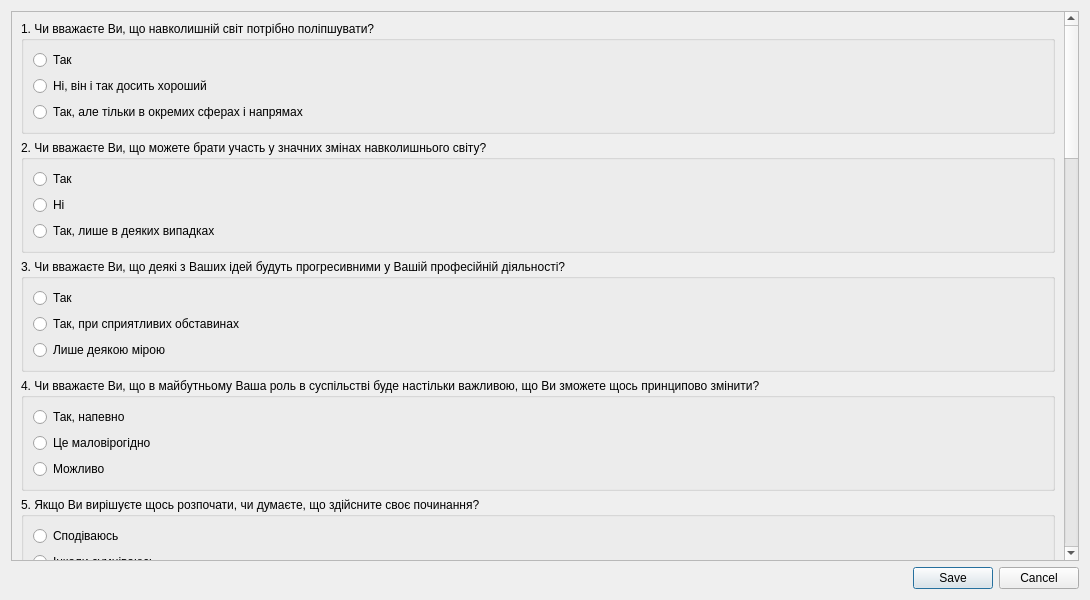
<?xml version="1.0" encoding="UTF-8"?>
<ui version="4.0">
 <class>Test5Dialog</class>
 <widget class="QDialog" name="Test5Dialog">
  <property name="geometry">
   <rect>
    <x>0</x>
    <y>0</y>
    <width>1090</width>
    <height>600</height>
   </rect>
  </property>
  <property name="windowTitle">
   <string>Особистісно-творчий тест</string>
  </property>
  <layout class="QVBoxLayout" name="verticalLayout">
   <item>
    <widget class="QScrollArea" name="scrollArea">
     <property name="verticalScrollBarPolicy">
      <enum>Qt::ScrollBarAsNeeded</enum>
     </property>
     <property name="horizontalScrollBarPolicy">
      <enum>Qt::ScrollBarAsNeeded</enum>
     </property>
     <property name="widgetResizable">
      <bool>true</bool>
     </property>
     <widget class="QWidget" name="scrollAreaWidgetContents">
      <property name="geometry">
       <rect>
        <x>0</x>
        <y>-1621</y>
        <width>1054</width>
        <height>2172</height>
       </rect>
      </property>
      <layout class="QGridLayout" name="gridLayout_6">
       <item row="7" column="0">
        <widget class="QGroupBox" name="groupBox_5">
         <property name="title">
          <string>8. Якщо незнайома справа сподобалась Вам, чи хочете Ви дізнатися про неї більше?</string>
         </property>
         <layout class="QGridLayout" name="gridLayout_10">
          <item row="1" column="0">
           <widget class="QRadioButton" name="rb82">
            <property name="text">
             <string>Ні, хочу навчитися тільки основному в цій справі</string>
            </property>
           </widget>
          </item>
          <item row="2" column="0">
           <widget class="QRadioButton" name="rb83">
            <property name="text">
             <string>Ні, хочу тільки задовольнити свою цікавість</string>
            </property>
           </widget>
          </item>
          <item row="0" column="0">
           <widget class="QRadioButton" name="rb81">
            <property name="text">
             <string>Так</string>
            </property>
           </widget>
          </item>
         </layout>
        </widget>
       </item>
       <item row="15" column="0">
        <widget class="QGroupBox" name="groupBox_16">
         <property name="title">
          <string>16. Якщо Ви наодинці:</string>
         </property>
         <layout class="QGridLayout" name="gridLayout_17">
          <item row="0" column="0">
           <widget class="QRadioButton" name="rb161">
            <property name="text">
             <string>мрієте про абстрактні речі;</string>
            </property>
           </widget>
          </item>
          <item row="1" column="0">
           <widget class="QRadioButton" name="rb162">
            <property name="text">
             <string>намагаєтеся знайти заняття;</string>
            </property>
           </widget>
          </item>
          <item row="2" column="0">
           <widget class="QRadioButton" name="rb163">
            <property name="text">
             <string>інколи Вам подобається помріяти, але про речі, що не пов'язані з роботою.</string>
            </property>
           </widget>
          </item>
         </layout>
        </widget>
       </item>
       <item row="4" column="0">
        <widget class="QGroupBox" name="groupBox_6">
         <property name="title">
          <string>5. Якщо Ви вирішуєте щось розпочати, чи думаєте, що здійсните своє починання?</string>
         </property>
         <layout class="QGridLayout" name="gridLayout_5">
          <item row="2" column="0">
           <widget class="QRadioButton" name="rb53">
            <property name="text">
             <string>Упевнений</string>
            </property>
           </widget>
          </item>
          <item row="1" column="0">
           <widget class="QRadioButton" name="rb52">
            <property name="text">
             <string>Інколи сумніваюсь</string>
            </property>
           </widget>
          </item>
          <item row="0" column="0">
           <widget class="QRadioButton" name="rb51">
            <property name="text">
             <string>Сподіваюсь</string>
            </property>
           </widget>
          </item>
         </layout>
        </widget>
       </item>
       <item row="6" column="0">
        <widget class="QGroupBox" name="groupBox_8">
         <property name="title">
          <string>7. Якщо Ви займаєтесь незнайомою справою, чи бажаєте досягти в ній досконалості?</string>
         </property>
         <layout class="QGridLayout" name="gridLayout_8">
          <item row="1" column="0">
           <widget class="QRadioButton" name="rb72">
            <property name="text">
             <string>Задовольнюся тим, чого встиг досягти</string>
            </property>
           </widget>
          </item>
          <item row="2" column="0">
           <widget class="QRadioButton" name="rb73">
            <property name="text">
             <string>Так, але тільки якщо це подобається</string>
            </property>
           </widget>
          </item>
          <item row="0" column="0">
           <widget class="QRadioButton" name="rb71">
            <property name="text">
             <string>Так</string>
            </property>
           </widget>
          </item>
         </layout>
        </widget>
       </item>
       <item row="1" column="0">
        <widget class="QGroupBox" name="groupBox_2">
         <property name="title">
          <string>2. Чи вважаєте Ви, що можете брати участь у значних змінах навколишнього світу?</string>
         </property>
         <layout class="QGridLayout" name="gridLayout_2">
          <item row="1" column="0">
           <widget class="QRadioButton" name="rb22">
            <property name="text">
             <string>Ні</string>
            </property>
           </widget>
          </item>
          <item row="0" column="0">
           <widget class="QRadioButton" name="rb21">
            <property name="text">
             <string>Так</string>
            </property>
           </widget>
          </item>
          <item row="2" column="0">
           <widget class="QRadioButton" name="rb23">
            <property name="text">
             <string>Так, лише в деяких випадках</string>
            </property>
           </widget>
          </item>
         </layout>
        </widget>
       </item>
       <item row="3" column="0">
        <widget class="QGroupBox" name="groupBox_4">
         <property name="title">
          <string>4. Чи вважаєте Ви, що в майбутньому Ваша роль в суспільстві буде настільки важливою, що Ви зможете щось принципово змінити?</string>
         </property>
         <layout class="QGridLayout" name="gridLayout_4">
          <item row="3" column="0">
           <widget class="QRadioButton" name="rb42">
            <property name="text">
             <string>Це маловірогідно</string>
            </property>
           </widget>
          </item>
          <item row="4" column="0">
           <widget class="QRadioButton" name="rb43">
            <property name="text">
             <string>Можливо</string>
            </property>
           </widget>
          </item>
          <item row="1" column="0">
           <widget class="QRadioButton" name="rb41">
            <property name="text">
             <string>Так, напевно</string>
            </property>
           </widget>
          </item>
         </layout>
        </widget>
       </item>
       <item row="0" column="0">
        <widget class="QGroupBox" name="groupBox">
         <property name="title">
          <string>1. Чи вважаєте Ви, що навколишній світ потрібно поліпшувати?</string>
         </property>
         <layout class="QGridLayout" name="gridLayout_3">
          <item row="2" column="0">
           <widget class="QRadioButton" name="rb13">
            <property name="text">
             <string>Так, але тільки в окремих сферах і напрямах</string>
            </property>
           </widget>
          </item>
          <item row="0" column="0">
           <widget class="QRadioButton" name="rb11">
            <property name="text">
             <string>Так</string>
            </property>
           </widget>
          </item>
          <item row="1" column="0">
           <widget class="QRadioButton" name="rb12">
            <property name="text">
             <string>Ні, він і так досить хороший</string>
            </property>
           </widget>
          </item>
         </layout>
        </widget>
       </item>
       <item row="5" column="0">
        <widget class="QGroupBox" name="groupBox_7">
         <property name="title">
          <string>6. Чи відчуваєте Ви бажання займатися абсолютно не відомою Вам справою?</string>
         </property>
         <layout class="QGridLayout" name="gridLayout_7">
          <item row="2" column="0">
           <widget class="QRadioButton" name="rb63">
            <property name="text">
             <string>Усе залежить від характеру цієї справи</string>
            </property>
           </widget>
          </item>
          <item row="0" column="0">
           <widget class="QRadioButton" name="rb61">
            <property name="text">
             <string>Так, невідоме мене притягує</string>
            </property>
           </widget>
          </item>
          <item row="1" column="0">
           <widget class="QRadioButton" name="rb62">
            <property name="text">
             <string>Невідоме мене не цікавить</string>
            </property>
           </widget>
          </item>
         </layout>
        </widget>
       </item>
       <item row="2" column="0">
        <widget class="QGroupBox" name="groupBox_3">
         <property name="title">
          <string>3. Чи вважаєте Ви, що деякі з Ваших ідей будуть прогресивними у Вашій професійній діяльності?</string>
         </property>
         <layout class="QGridLayout" name="gridLayout">
          <item row="1" column="0">
           <widget class="QRadioButton" name="rb32">
            <property name="text">
             <string>Так, при сприятливих обставинах</string>
            </property>
           </widget>
          </item>
          <item row="3" column="0">
           <widget class="QRadioButton" name="rb33">
            <property name="text">
             <string>Лише деякою мірою</string>
            </property>
           </widget>
          </item>
          <item row="0" column="0">
           <widget class="QRadioButton" name="rb31">
            <property name="text">
             <string>Так</string>
            </property>
           </widget>
          </item>
         </layout>
         <zorder>rb31</zorder>
         <zorder>rb32</zorder>
         <zorder>rb33</zorder>
        </widget>
       </item>
       <item row="14" column="0">
        <widget class="QGroupBox" name="groupBox_15">
         <property name="title">
          <string>15. Ви займаєтеся якоюсь справою. Вирішуєте припинити це заняття лише тоді, коли:</string>
         </property>
         <layout class="QGridLayout" name="gridLayout_16">
          <item row="0" column="0">
           <widget class="QRadioButton" name="rb151">
            <property name="text">
             <string>справа закінчена і здається Вам відмінно виконаною;</string>
            </property>
           </widget>
          </item>
          <item row="2" column="0">
           <widget class="QRadioButton" name="rb153">
            <property name="text">
             <string>Вам ще не все вдалося зробити.</string>
            </property>
           </widget>
          </item>
          <item row="1" column="0">
           <widget class="QRadioButton" name="rb152">
            <property name="text">
             <string>Ви частково задоволені; </string>
            </property>
           </widget>
          </item>
         </layout>
        </widget>
       </item>
       <item row="8" column="0">
        <widget class="QGroupBox" name="groupBox_9">
         <property name="title">
          <string>9. Якщо Ви зазнаєте невдачі, що Ви робите?</string>
         </property>
         <layout class="QGridLayout" name="gridLayout_9">
          <item row="0" column="0">
           <widget class="QRadioButton" name="rb91">
            <property name="text">
             <string>Деякий час наполягаєте всупереч здоровому глузду</string>
            </property>
           </widget>
          </item>
          <item row="2" column="0">
           <widget class="QRadioButton" name="rb93">
            <property name="text">
             <string>Продовжуєте робити свою справу, навіть коли будуть очевидними нездоланні перешкоди</string>
            </property>
           </widget>
          </item>
          <item row="1" column="0">
           <widget class="QRadioButton" name="rb92">
            <property name="text">
             <string>Кидаєте цю витівку, тому що розумієте, що вона нереальна</string>
            </property>
           </widget>
          </item>
         </layout>
        </widget>
       </item>
       <item row="10" column="0">
        <widget class="QGroupBox" name="groupBox_11">
         <property name="title">
          <string>11. Подорожуючи, Ви легко б могли орієнтуватися на маршруті, яким уже пройшли?</string>
         </property>
         <layout class="QGridLayout" name="gridLayout_12">
          <item row="0" column="0">
           <widget class="QRadioButton" name="rb111">
            <property name="text">
             <string>Так</string>
            </property>
           </widget>
          </item>
          <item row="2" column="0">
           <widget class="QRadioButton" name="rb113">
            <property name="text">
             <string>Так, але тільки там, де місцевість сподобалась і запам'яталась</string>
            </property>
           </widget>
          </item>
          <item row="1" column="0">
           <widget class="QRadioButton" name="rb112">
            <property name="text">
             <string>Ні, боюся відійти від шляху</string>
            </property>
           </widget>
          </item>
         </layout>
        </widget>
       </item>
       <item row="9" column="0">
        <widget class="QGroupBox" name="groupBox_10">
         <property name="title">
          <string>10. Професію треба обирати, спираючись на:</string>
         </property>
         <layout class="QGridLayout" name="gridLayout_11">
          <item row="2" column="0">
           <widget class="QRadioButton" name="rb103">
            <property name="text">
             <string>переваг, які вона забезпечує.</string>
            </property>
           </widget>
          </item>
          <item row="0" column="0">
           <widget class="QRadioButton" name="rb101">
            <property name="text">
             <string>власні можливості;</string>
            </property>
           </widget>
          </item>
          <item row="1" column="0">
           <widget class="QRadioButton" name="rb102">
            <property name="text">
             <string>стабільність, значущість, потребу професії, потребу в ній суспільства;</string>
            </property>
           </widget>
          </item>
         </layout>
        </widget>
       </item>
       <item row="11" column="0">
        <widget class="QGroupBox" name="groupBox_12">
         <property name="title">
          <string>12. Відразу ж після якоїсь бесіди чи зможете Ви пригадати все, що говорилося?</string>
         </property>
         <layout class="QGridLayout" name="gridLayout_13">
          <item row="2" column="0">
           <widget class="QRadioButton" name="rb123">
            <property name="text">
             <string>Запам'ятаю тільки те, що мене цікавить</string>
            </property>
           </widget>
          </item>
          <item row="0" column="0">
           <widget class="QRadioButton" name="rb121">
            <property name="text">
             <string>Так, зможу</string>
            </property>
           </widget>
          </item>
          <item row="1" column="0">
           <widget class="QRadioButton" name="rb122">
            <property name="text">
             <string>Всього пригадати не зможу</string>
            </property>
           </widget>
          </item>
         </layout>
        </widget>
       </item>
       <item row="16" column="0">
        <widget class="QGroupBox" name="groupBox_17">
         <property name="title">
          <string>17. Якщо якась ідея захоплює Вас, Ви думаєте про неї:</string>
         </property>
         <layout class="QGridLayout" name="gridLayout_18">
          <item row="0" column="0">
           <widget class="QRadioButton" name="rb171">
            <property name="text">
             <string>незалежно від того, де і з ким перебуваєте;</string>
            </property>
           </widget>
          </item>
          <item row="2" column="0">
           <widget class="QRadioButton" name="rb173">
            <property name="text">
             <string>тільки там, де не надто шумно.</string>
            </property>
           </widget>
          </item>
          <item row="1" column="0">
           <widget class="QRadioButton" name="rb172">
            <property name="text">
             <string>можете робити це тільки наодинці;</string>
            </property>
           </widget>
          </item>
         </layout>
        </widget>
       </item>
       <item row="12" column="0">
        <widget class="QGroupBox" name="groupBox_13">
         <property name="title">
          <string>13. Коли Ви почуєте слово незнайомою мовою, чи зможете повторити його по складах, без помилок, навіть не знаючи його значення?</string>
         </property>
         <layout class="QGridLayout" name="gridLayout_14">
          <item row="2" column="0">
           <widget class="QRadioButton" name="rb133">
            <property name="text">
             <string>Повторю, але не зовсім правильно</string>
            </property>
           </widget>
          </item>
          <item row="0" column="0">
           <widget class="QRadioButton" name="rb131">
            <property name="text">
             <string>Так, зможу</string>
            </property>
           </widget>
          </item>
          <item row="1" column="0">
           <widget class="QRadioButton" name="rb132">
            <property name="text">
             <string>Так, якщо це слово легко запам'ятовується</string>
            </property>
           </widget>
          </item>
         </layout>
        </widget>
       </item>
       <item row="13" column="0">
        <widget class="QGroupBox" name="groupBox_14">
         <property name="title">
          <string>14. Що Вам подобається робити у вільний час?</string>
         </property>
         <layout class="QGridLayout" name="gridLayout_15">
          <item row="0" column="0">
           <widget class="QRadioButton" name="rb141">
            <property name="text">
             <string>Залишатися наодинці, міркувати</string>
            </property>
           </widget>
          </item>
          <item row="2" column="0">
           <widget class="QRadioButton" name="rb143">
            <property name="text">
             <string>Байдуже, що робити</string>
            </property>
           </widget>
          </item>
          <item row="1" column="0">
           <widget class="QRadioButton" name="rb142">
            <property name="text">
             <string>Перебувати в компанії</string>
            </property>
           </widget>
          </item>
         </layout>
        </widget>
       </item>
       <item row="17" column="0">
        <widget class="QGroupBox" name="groupBox_18">
         <property name="title">
          <string>18. Якщо Ви відстоюєте якусь ідею:</string>
         </property>
         <layout class="QGridLayout" name="gridLayout_19">
          <item row="2" column="0">
           <widget class="QRadioButton" name="rb183">
            <property name="text">
             <string>змінюєте власну думку, якщо опір виявиться надто сильним.</string>
            </property>
           </widget>
          </item>
          <item row="0" column="0">
           <widget class="QRadioButton" name="rb181">
            <property name="text">
             <string>відмовлюєтеся від неї, якщо вислухаєте переконливі аргументи опонентів;</string>
            </property>
           </widget>
          </item>
          <item row="1" column="0">
           <widget class="QRadioButton" name="rb182">
            <property name="text">
             <string>дотримуєтесь власної думки, які б аргументи не вислухали;</string>
            </property>
           </widget>
          </item>
         </layout>
        </widget>
       </item>
      </layout>
     </widget>
    </widget>
   </item>
   <item>
    <widget class="QDialogButtonBox" name="buttonBox">
     <property name="orientation">
      <enum>Qt::Horizontal</enum>
     </property>
     <property name="standardButtons">
      <set>QDialogButtonBox::Cancel|QDialogButtonBox::Save</set>
     </property>
    </widget>
   </item>
  </layout>
 </widget>
 <resources/>
 <connections>
  <connection>
   <sender>buttonBox</sender>
   <signal>accepted()</signal>
   <receiver>Test5Dialog</receiver>
   <slot>accept()</slot>
   <hints>
    <hint type="sourcelabel">
     <x>248</x>
     <y>254</y>
    </hint>
    <hint type="destinationlabel">
     <x>157</x>
     <y>274</y>
    </hint>
   </hints>
  </connection>
  <connection>
   <sender>buttonBox</sender>
   <signal>rejected()</signal>
   <receiver>Test5Dialog</receiver>
   <slot>reject()</slot>
   <hints>
    <hint type="sourcelabel">
     <x>316</x>
     <y>260</y>
    </hint>
    <hint type="destinationlabel">
     <x>286</x>
     <y>274</y>
    </hint>
   </hints>
  </connection>
 </connections>
</ui>
